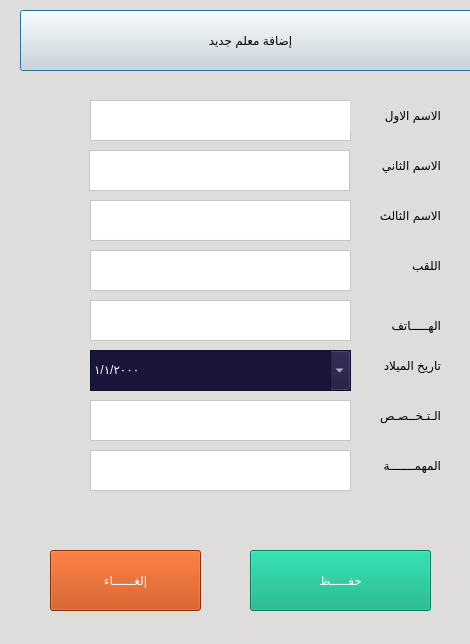
<?xml version="1.0" encoding="UTF-8"?>
<ui version="4.0">
 <class>Dialog</class>
 <widget class="QDialog" name="Dialog">
  <property name="geometry">
   <rect>
    <x>0</x>
    <y>0</y>
    <width>470</width>
    <height>644</height>
   </rect>
  </property>
  <property name="windowTitle">
   <string>Dialog</string>
  </property>
  <property name="styleSheet">
   <string notr="true">background-color:rgb(223, 221, 220);
color:rgb(255, 255, 255)</string>
  </property>
  <widget class="QPushButton" name="pushButton_8">
   <property name="geometry">
    <rect>
     <x>20</x>
     <y>10</y>
     <width>461</width>
     <height>61</height>
    </rect>
   </property>
   <property name="styleSheet">
    <string notr="true">background-color:rgb(223, 221, 220);
color:rgb(0, 0, 0);

font: 18pt &quot;Mohammad Annoktah&quot;;</string>
   </property>
   <property name="text">
    <string>إضافة معلم جديد</string>
   </property>
  </widget>
  <widget class="QTextEdit" name="txtTeacherTask">
   <property name="geometry">
    <rect>
     <x>90</x>
     <y>450</y>
     <width>261</width>
     <height>41</height>
    </rect>
   </property>
   <property name="styleSheet">
    <string notr="true">background-color:rgb(255, 255, 255);
color:rgb(0, 0, 0)</string>
   </property>
  </widget>
  <widget class="QTextEdit" name="txtTeacherMajor">
   <property name="geometry">
    <rect>
     <x>90</x>
     <y>400</y>
     <width>261</width>
     <height>41</height>
    </rect>
   </property>
   <property name="styleSheet">
    <string notr="true">background-color:rgb(255, 255, 255);
color:rgb(0, 0, 0)</string>
   </property>
  </widget>
  <widget class="QTextEdit" name="txtTeacherFName">
   <property name="geometry">
    <rect>
     <x>90</x>
     <y>100</y>
     <width>261</width>
     <height>41</height>
    </rect>
   </property>
   <property name="styleSheet">
    <string notr="true">background-color:rgb(255, 255, 255);
color:rgb(0, 0, 0)</string>
   </property>
  </widget>
  <widget class="QLabel" name="label">
   <property name="geometry">
    <rect>
     <x>350</x>
     <y>100</y>
     <width>91</width>
     <height>31</height>
    </rect>
   </property>
   <property name="styleSheet">
    <string notr="true">font: 10pt &quot;PT Bold Heading&quot;;
color:rgb(0, 0, 0)</string>
   </property>
   <property name="text">
    <string>الاسم الاول</string>
   </property>
  </widget>
  <widget class="QTextEdit" name="txtTeacherPhone">
   <property name="geometry">
    <rect>
     <x>90</x>
     <y>300</y>
     <width>261</width>
     <height>41</height>
    </rect>
   </property>
   <property name="styleSheet">
    <string notr="true">background-color:rgb(255, 255, 255);
color:rgb(0, 0, 0)</string>
   </property>
  </widget>
  <widget class="QLabel" name="label_7">
   <property name="geometry">
    <rect>
     <x>360</x>
     <y>310</y>
     <width>81</width>
     <height>31</height>
    </rect>
   </property>
   <property name="styleSheet">
    <string notr="true">font: 10pt &quot;PT Bold Heading&quot;;
color:rgb(0, 0, 0)</string>
   </property>
   <property name="text">
    <string>الهـــــاتف</string>
   </property>
  </widget>
  <widget class="QLabel" name="label_8">
   <property name="geometry">
    <rect>
     <x>360</x>
     <y>400</y>
     <width>81</width>
     <height>31</height>
    </rect>
   </property>
   <property name="styleSheet">
    <string notr="true">font: 10pt &quot;PT Bold Heading&quot;;
color:rgb(0, 0, 0)</string>
   </property>
   <property name="text">
    <string>الـتـخــصـص</string>
   </property>
  </widget>
  <widget class="QPushButton" name="btnSaveTeacher">
   <property name="geometry">
    <rect>
     <x>250</x>
     <y>550</y>
     <width>181</width>
     <height>61</height>
    </rect>
   </property>
   <property name="styleSheet">
    <string notr="true">background-color:rgb(0, 170, 127);
color:rgb(255, 255, 255);
font: 15pt &quot;PT Bold Heading&quot;;</string>
   </property>
   <property name="text">
    <string>حفـــــظ</string>
   </property>
  </widget>
  <widget class="QLabel" name="label_9">
   <property name="geometry">
    <rect>
     <x>360</x>
     <y>450</y>
     <width>81</width>
     <height>31</height>
    </rect>
   </property>
   <property name="styleSheet">
    <string notr="true">font: 10pt &quot;PT Bold Heading&quot;;
color:rgb(0, 0, 0)</string>
   </property>
   <property name="text">
    <string>المهمـــــــة</string>
   </property>
  </widget>
  <widget class="QPushButton" name="btnCancelAddingTeacher">
   <property name="geometry">
    <rect>
     <x>50</x>
     <y>550</y>
     <width>151</width>
     <height>61</height>
    </rect>
   </property>
   <property name="styleSheet">
    <string notr="true">background-color:rgb(194, 64, 0);
color:rgb(255, 255, 255);
font: 15pt &quot;PT Bold Heading&quot;;</string>
   </property>
   <property name="text">
    <string>إلغــــــاء</string>
   </property>
  </widget>
  <widget class="QLabel" name="label_10">
   <property name="geometry">
    <rect>
     <x>360</x>
     <y>350</y>
     <width>81</width>
     <height>31</height>
    </rect>
   </property>
   <property name="styleSheet">
    <string notr="true">font: 10pt &quot;PT Bold Heading&quot;;
color:rgb(0, 0, 0)</string>
   </property>
   <property name="text">
    <string>تاريخ الميلاد</string>
   </property>
  </widget>
  <widget class="QDateEdit" name="dateTeacherDOB">
   <property name="geometry">
    <rect>
     <x>90</x>
     <y>350</y>
     <width>261</width>
     <height>41</height>
    </rect>
   </property>
   <property name="autoFillBackground">
    <bool>true</bool>
   </property>
   <property name="styleSheet">
    <string notr="true">background-color:rgb(25, 21, 59);
color:rgb(255, 255, 255);
font: 12pt &quot;PT Bold Heading&quot;;</string>
   </property>
   <property name="locale">
    <locale language="Arabic" country="Yemen"/>
   </property>
   <property name="currentSection">
    <enum>QDateTimeEdit::DaySection</enum>
   </property>
   <property name="displayFormat">
    <string>d/M/yyyy</string>
   </property>
   <property name="calendarPopup">
    <bool>true</bool>
   </property>
   <property name="timeSpec">
    <enum>Qt::LocalTime</enum>
   </property>
  </widget>
  <widget class="QTextEdit" name="txtTeacherLName">
   <property name="geometry">
    <rect>
     <x>90</x>
     <y>250</y>
     <width>261</width>
     <height>41</height>
    </rect>
   </property>
   <property name="styleSheet">
    <string notr="true">background-color:rgb(255, 255, 255);
color:rgb(0, 0, 0)</string>
   </property>
  </widget>
  <widget class="QLabel" name="label_6">
   <property name="geometry">
    <rect>
     <x>360</x>
     <y>250</y>
     <width>81</width>
     <height>31</height>
    </rect>
   </property>
   <property name="styleSheet">
    <string notr="true">font: 10pt &quot;PT Bold Heading&quot;;
color:rgb(0, 0, 0)</string>
   </property>
   <property name="text">
    <string>اللقب</string>
   </property>
  </widget>
  <widget class="QLabel" name="label_5">
   <property name="geometry">
    <rect>
     <x>360</x>
     <y>200</y>
     <width>81</width>
     <height>31</height>
    </rect>
   </property>
   <property name="styleSheet">
    <string notr="true">font: 10pt &quot;PT Bold Heading&quot;;
color:rgb(0, 0, 0)</string>
   </property>
   <property name="text">
    <string>الاسم الثالث</string>
   </property>
  </widget>
  <widget class="QTextEdit" name="txtTeacherSecName">
   <property name="geometry">
    <rect>
     <x>89</x>
     <y>150</y>
     <width>261</width>
     <height>41</height>
    </rect>
   </property>
   <property name="styleSheet">
    <string notr="true">background-color:rgb(255, 255, 255);
color:rgb(0, 0, 0)</string>
   </property>
  </widget>
  <widget class="QTextEdit" name="txtTeacherThirName">
   <property name="geometry">
    <rect>
     <x>90</x>
     <y>200</y>
     <width>261</width>
     <height>41</height>
    </rect>
   </property>
   <property name="styleSheet">
    <string notr="true">background-color:rgb(255, 255, 255);
color:rgb(0, 0, 0)</string>
   </property>
  </widget>
  <widget class="QLabel" name="label_4">
   <property name="geometry">
    <rect>
     <x>360</x>
     <y>150</y>
     <width>81</width>
     <height>31</height>
    </rect>
   </property>
   <property name="styleSheet">
    <string notr="true">font: 10pt &quot;PT Bold Heading&quot;;
color:rgb(0, 0, 0)</string>
   </property>
   <property name="text">
    <string>الاسم الثاني</string>
   </property>
  </widget>
 </widget>
 <resources/>
 <connections/>
</ui>
